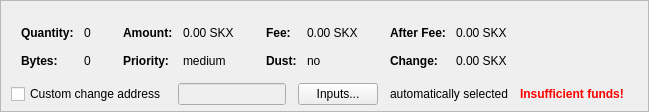
    <widget class="QFrame" name="frameCoinControl">
     <property name="sizePolicy">
      <sizepolicy hsizetype="Expanding" vsizetype="Expanding">
       <horstretch>0</horstretch>
       <verstretch>0</verstretch>
      </sizepolicy>
     </property>
     <property name="maximumSize">
      <size>
       <width>16777215</width>
       <height>16777215</height>
      </size>
     </property>
     <property name="frameShape">
      <enum>QFrame::StyledPanel</enum>
     </property>
     <property name="frameShadow">
      <enum>QFrame::Sunken</enum>
     </property>
     <layout class="QVBoxLayout" name="verticalLayoutCoinControl2">
      <property name="spacing">
       <number>0</number>
      </property>
      <property name="leftMargin">
       <number>0</number>
      </property>
      <property name="topMargin">
       <number>0</number>
      </property>
      <property name="rightMargin">
       <number>0</number>
      </property>
      <property name="bottomMargin">
       <number>6</number>
      </property>
      <item>
       <layout class="QVBoxLayout" name="verticalLayoutCoinControl" stretch="0,0,0">
        <property name="spacing">
         <number>0</number>
        </property>
        <property name="leftMargin">
         <number>10</number>
        </property>
        <property name="topMargin">
         <number>10</number>
        </property>
        <item>
         <layout class="QHBoxLayout" name="horizontalLayoutCoinControl2" stretch="0">
          <property name="spacing">
           <number>8</number>
          </property>
          <property name="bottomMargin">
           <number>10</number>
          </property>
          <item>
           <spacer name="horizontalSpacerCoinControl">
            <property name="orientation">
             <enum>Qt::Horizontal</enum>
            </property>
            <property name="sizeHint" stdset="0">
             <size>
              <width>40</width>
              <height>1</height>
             </size>
            </property>
           </spacer>
          </item>
         </layout>
        </item>
        <item>
         <widget class="QWidget" name="widgetCoinControl" native="true">
          <property name="sizePolicy">
           <sizepolicy hsizetype="Preferred" vsizetype="Preferred">
            <horstretch>0</horstretch>
            <verstretch>0</verstretch>
           </sizepolicy>
          </property>
          <property name="minimumSize">
           <size>
            <width>0</width>
            <height>0</height>
           </size>
          </property>
          <property name="styleSheet">
           <string notr="true"/>
          </property>
          <layout class="QHBoxLayout" name="horizontalLayoutCoinControl5">
           <property name="leftMargin">
            <number>0</number>
           </property>
           <property name="topMargin">
            <number>0</number>
           </property>
           <property name="rightMargin">
            <number>0</number>
           </property>
           <property name="bottomMargin">
            <number>0</number>
           </property>
           <item>
            <layout class="QHBoxLayout" name="horizontalLayoutCoinControl3" stretch="0,0,0,1">
             <property name="spacing">
              <number>20</number>
             </property>
             <property name="topMargin">
              <number>0</number>
             </property>
             <property name="bottomMargin">
              <number>10</number>
             </property>
             <item>
              <layout class="QFormLayout" name="formLayoutCoinControl1">
               <property name="horizontalSpacing">
                <number>10</number>
               </property>
               <property name="verticalSpacing">
                <number>14</number>
               </property>
               <property name="leftMargin">
                <number>10</number>
               </property>
               <property name="topMargin">
                <number>4</number>
               </property>
               <property name="rightMargin">
                <number>6</number>
               </property>
               <item row="0" column="0">
                <widget class="QLabel" name="labelCoinControlQuantityText">
                 <property name="font">
                  <font>
                   <weight>75</weight>
                   <bold>true</bold>
                  </font>
                 </property>
                 <property name="text">
                  <string>Quantity:</string>
                 </property>
                 <property name="margin">
                  <number>0</number>
                 </property>
                </widget>
               </item>
               <item row="0" column="1">
                <widget class="QLabel" name="labelCoinControlQuantity">
                 <property name="cursor">
                  <cursorShape>IBeamCursor</cursorShape>
                 </property>
                 <property name="contextMenuPolicy">
                  <enum>Qt::ActionsContextMenu</enum>
                 </property>
                 <property name="text">
                  <string notr="true">0</string>
                 </property>
                 <property name="margin">
                  <number>0</number>
                 </property>
                 <property name="textInteractionFlags">
                  <set>Qt::LinksAccessibleByMouse|Qt::TextSelectableByKeyboard|Qt::TextSelectableByMouse</set>
                 </property>
                </widget>
               </item>
               <item row="1" column="0">
                <widget class="QLabel" name="labelCoinControlBytesText">
                 <property name="font">
                  <font>
                   <weight>75</weight>
                   <bold>true</bold>
                  </font>
                 </property>
                 <property name="text">
                  <string>Bytes:</string>
                 </property>
                </widget>
               </item>
               <item row="1" column="1">
                <widget class="QLabel" name="labelCoinControlBytes">
                 <property name="cursor">
                  <cursorShape>IBeamCursor</cursorShape>
                 </property>
                 <property name="contextMenuPolicy">
                  <enum>Qt::ActionsContextMenu</enum>
                 </property>
                 <property name="text">
                  <string notr="true">0</string>
                 </property>
                 <property name="textInteractionFlags">
                  <set>Qt::LinksAccessibleByMouse|Qt::TextSelectableByKeyboard|Qt::TextSelectableByMouse</set>
                 </property>
                </widget>
               </item>
              </layout>
             </item>
             <item>
              <layout class="QFormLayout" name="formLayoutCoinControl2">
               <property name="horizontalSpacing">
                <number>10</number>
               </property>
               <property name="verticalSpacing">
                <number>14</number>
               </property>
               <property name="leftMargin">
                <number>6</number>
               </property>
               <property name="topMargin">
                <number>4</number>
               </property>
               <property name="rightMargin">
                <number>6</number>
               </property>
               <item row="0" column="0">
                <widget class="QLabel" name="labelCoinControlAmountText">
                 <property name="font">
                  <font>
                   <weight>75</weight>
                   <bold>true</bold>
                  </font>
                 </property>
                 <property name="text">
                  <string>Amount:</string>
                 </property>
                 <property name="margin">
                  <number>0</number>
                 </property>
                </widget>
               </item>
               <item row="0" column="1">
                <widget class="QLabel" name="labelCoinControlAmount">
                 <property name="cursor">
                  <cursorShape>IBeamCursor</cursorShape>
                 </property>
                 <property name="contextMenuPolicy">
                  <enum>Qt::ActionsContextMenu</enum>
                 </property>
                 <property name="text">
                  <string notr="true">0.00 SKX</string>
                 </property>
                 <property name="textInteractionFlags">
                  <set>Qt::LinksAccessibleByMouse|Qt::TextSelectableByKeyboard|Qt::TextSelectableByMouse</set>
                 </property>
                </widget>
               </item>
               <item row="1" column="0">
                <widget class="QLabel" name="labelCoinControlPriorityText">
                 <property name="font">
                  <font>
                   <weight>75</weight>
                   <bold>true</bold>
                  </font>
                 </property>
                 <property name="text">
                  <string>Priority:</string>
                 </property>
                </widget>
               </item>
               <item row="1" column="1">
                <widget class="QLabel" name="labelCoinControlPriority">
                 <property name="cursor">
                  <cursorShape>IBeamCursor</cursorShape>
                 </property>
                 <property name="contextMenuPolicy">
                  <enum>Qt::ActionsContextMenu</enum>
                 </property>
                 <property name="text">
                  <string notr="true">medium</string>
                 </property>
                 <property name="textInteractionFlags">
                  <set>Qt::LinksAccessibleByMouse|Qt::TextSelectableByKeyboard|Qt::TextSelectableByMouse</set>
                 </property>
                </widget>
               </item>
              </layout>
             </item>
             <item>
              <layout class="QFormLayout" name="formLayoutCoinControl3">
               <property name="horizontalSpacing">
                <number>10</number>
               </property>
               <property name="verticalSpacing">
                <number>14</number>
               </property>
               <property name="leftMargin">
                <number>6</number>
               </property>
               <property name="topMargin">
                <number>4</number>
               </property>
               <property name="rightMargin">
                <number>6</number>
               </property>
               <item row="0" column="0">
                <widget class="QLabel" name="labelCoinControlFeeText">
                 <property name="font">
                  <font>
                   <weight>75</weight>
                   <bold>true</bold>
                  </font>
                 </property>
                 <property name="text">
                  <string>Fee:</string>
                 </property>
                 <property name="margin">
                  <number>0</number>
                 </property>
                </widget>
               </item>
               <item row="0" column="1">
                <widget class="QLabel" name="labelCoinControlFee">
                 <property name="cursor">
                  <cursorShape>IBeamCursor</cursorShape>
                 </property>
                 <property name="contextMenuPolicy">
                  <enum>Qt::ActionsContextMenu</enum>
                 </property>
                 <property name="text">
                  <string notr="true">0.00 SKX</string>
                 </property>
                 <property name="textInteractionFlags">
                  <set>Qt::LinksAccessibleByMouse|Qt::TextSelectableByKeyboard|Qt::TextSelectableByMouse</set>
                 </property>
                </widget>
               </item>
               <item row="1" column="0">
                <widget class="QLabel" name="labelCoinControlLowOutputText">
                 <property name="font">
                  <font>
                   <weight>75</weight>
                   <bold>true</bold>
                  </font>
                 </property>
                 <property name="text">
                  <string>Dust:</string>
                 </property>
                </widget>
               </item>
               <item row="1" column="1">
                <widget class="QLabel" name="labelCoinControlLowOutput">
                 <property name="cursor">
                  <cursorShape>IBeamCursor</cursorShape>
                 </property>
                 <property name="contextMenuPolicy">
                  <enum>Qt::ActionsContextMenu</enum>
                 </property>
                 <property name="text">
                  <string notr="true">no</string>
                 </property>
                 <property name="textInteractionFlags">
                  <set>Qt::LinksAccessibleByMouse|Qt::TextSelectableByKeyboard|Qt::TextSelectableByMouse</set>
                 </property>
                </widget>
               </item>
              </layout>
             </item>
             <item>
              <layout class="QFormLayout" name="formLayoutCoinControl4">
               <property name="horizontalSpacing">
                <number>10</number>
               </property>
               <property name="verticalSpacing">
                <number>14</number>
               </property>
               <property name="leftMargin">
                <number>6</number>
               </property>
               <property name="topMargin">
                <number>4</number>
               </property>
               <property name="rightMargin">
                <number>6</number>
               </property>
               <item row="0" column="0">
                <widget class="QLabel" name="labelCoinControlAfterFeeText">
                 <property name="font">
                  <font>
                   <weight>75</weight>
                   <bold>true</bold>
                  </font>
                 </property>
                 <property name="text">
                  <string>After Fee:</string>
                 </property>
                 <property name="margin">
                  <number>0</number>
                 </property>
                </widget>
               </item>
               <item row="0" column="1">
                <widget class="QLabel" name="labelCoinControlAfterFee">
                 <property name="cursor">
                  <cursorShape>IBeamCursor</cursorShape>
                 </property>
                 <property name="contextMenuPolicy">
                  <enum>Qt::ActionsContextMenu</enum>
                 </property>
                 <property name="text">
                  <string notr="true">0.00 SKX</string>
                 </property>
                 <property name="textInteractionFlags">
                  <set>Qt::LinksAccessibleByMouse|Qt::TextSelectableByKeyboard|Qt::TextSelectableByMouse</set>
                 </property>
                </widget>
               </item>
               <item row="1" column="0">
                <widget class="QLabel" name="labelCoinControlChangeText">
                 <property name="font">
                  <font>
                   <weight>75</weight>
                   <bold>true</bold>
                  </font>
                 </property>
                 <property name="text">
                  <string>Change:</string>
                 </property>
                </widget>
               </item>
               <item row="1" column="1">
                <widget class="QLabel" name="labelCoinControlChange">
                 <property name="cursor">
                  <cursorShape>IBeamCursor</cursorShape>
                 </property>
                 <property name="contextMenuPolicy">
                  <enum>Qt::ActionsContextMenu</enum>
                 </property>
                 <property name="text">
                  <string notr="true">0.00 SKX</string>
                 </property>
                 <property name="textInteractionFlags">
                  <set>Qt::LinksAccessibleByMouse|Qt::TextSelectableByKeyboard|Qt::TextSelectableByMouse</set>
                 </property>
                </widget>
               </item>
              </layout>
             </item>
            </layout>
           </item>
          </layout>
         </widget>
        </item>
        <item>
         <layout class="QHBoxLayout" name="horizontalLayoutCoinControl4" stretch="0,0,0,0,0,0">
          <property name="spacing">
           <number>12</number>
          </property>
          <property name="sizeConstraint">
           <enum>QLayout::SetDefaultConstraint</enum>
          </property>
          <property name="topMargin">
           <number>5</number>
          </property>
          <property name="rightMargin">
           <number>5</number>
          </property>
          <item>
           <widget class="QCheckBox" name="checkBoxCoinControlChange">
            <property name="toolTip">
             <string>If this is activated, but the change address is empty or invalid, change will be sent to a newly generated address.</string>
            </property>
            <property name="text">
             <string>Custom change address</string>
            </property>
           </widget>
          </item>
          <item>
           <widget class="QValidatedLineEdit" name="lineEditCoinControlChange">
            <property name="enabled">
             <bool>false</bool>
            </property>
            <property name="sizePolicy">
             <sizepolicy hsizetype="Expanding" vsizetype="Fixed">
              <horstretch>0</horstretch>
              <verstretch>0</verstretch>
             </sizepolicy>
            </property>
           </widget>
          </item>
          <item>
           <widget class="QPushButton" name="pushButtonCoinControl">
            <property name="styleSheet">
             <string notr="true"/>
            </property>
            <property name="text">
             <string>Inputs...</string>
            </property>
            <property name="autoDefault">
             <bool>false</bool>
            </property>
           </widget>
          </item>
          <item>
           <widget class="QLabel" name="labelCoinControlAutomaticallySelected">
            <property name="text">
             <string>automatically selected</string>
            </property>
            <property name="margin">
             <number>5</number>
            </property>
           </widget>
          </item>
          <item>
           <widget class="QLabel" name="labelCoinControlInsuffFunds">
            <property name="font">
             <font>
              <weight>75</weight>
              <bold>true</bold>
             </font>
            </property>
            <property name="styleSheet">
             <string notr="true">color:red;font-weight:bold;</string>
            </property>
            <property name="text">
             <string>Insufficient funds!</string>
            </property>
            <property name="margin">
             <number>5</number>
            </property>
           </widget>
          </item>
          <item>
           <widget class="QLabel" name="labelCoinControlChangeLabel">
            <property name="sizePolicy">
             <sizepolicy hsizetype="Preferred" vsizetype="Expanding">
              <horstretch>0</horstretch>
              <verstretch>0</verstretch>
             </sizepolicy>
            </property>
            <property name="minimumSize">
             <size>
              <width>0</width>
              <height>0</height>
             </size>
            </property>
            <property name="text">
             <string/>
            </property>
            <property name="margin">
             <number>3</number>
            </property>
           </widget>
          </item>
         </layout>
        </item>
       </layout>
      </item>
     </layout>
    </widget>
